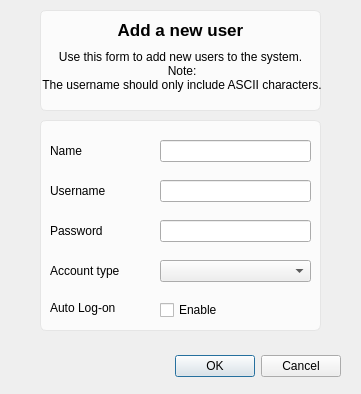
<?xml version="1.0" encoding="UTF-8"?>
<ui version="4.0">
 <class>UserAdder</class>
 <widget class="QDialog" name="UserAdder">
  <property name="geometry">
   <rect>
    <x>0</x>
    <y>0</y>
    <width>361</width>
    <height>394</height>
   </rect>
  </property>
  <property name="minimumSize">
   <size>
    <width>361</width>
    <height>394</height>
   </size>
  </property>
  <property name="maximumSize">
   <size>
    <width>361</width>
    <height>394</height>
   </size>
  </property>
  <property name="windowTitle">
   <string>Dialog</string>
  </property>
  <property name="whatsThis">
   <string/>
  </property>
  <property name="styleSheet">
   <string notr="true">.QGroupBox {
border: 1px solid #e5e5e5;
border-radius: 6px;
background-color: #fbfbfb
}
</string>
  </property>
  <widget class="QDialogButtonBox" name="buttonBox">
   <property name="geometry">
    <rect>
     <x>80</x>
     <y>350</y>
     <width>261</width>
     <height>32</height>
    </rect>
   </property>
   <property name="orientation">
    <enum>Qt::Horizontal</enum>
   </property>
   <property name="standardButtons">
    <set>QDialogButtonBox::Cancel|QDialogButtonBox::Ok</set>
   </property>
  </widget>
  <widget class="QLabel" name="label">
   <property name="geometry">
    <rect>
     <x>50</x>
     <y>180</y>
     <width>91</width>
     <height>21</height>
    </rect>
   </property>
   <property name="text">
    <string>Username</string>
   </property>
  </widget>
  <widget class="QLabel" name="label_2">
   <property name="geometry">
    <rect>
     <x>50</x>
     <y>140</y>
     <width>71</width>
     <height>21</height>
    </rect>
   </property>
   <property name="text">
    <string>Name</string>
   </property>
  </widget>
  <widget class="QLabel" name="label_3">
   <property name="geometry">
    <rect>
     <x>50</x>
     <y>220</y>
     <width>61</width>
     <height>21</height>
    </rect>
   </property>
   <property name="text">
    <string>Password</string>
   </property>
  </widget>
  <widget class="QLabel" name="label_4">
   <property name="geometry">
    <rect>
     <x>50</x>
     <y>260</y>
     <width>81</width>
     <height>21</height>
    </rect>
   </property>
   <property name="text">
    <string>Account type</string>
   </property>
  </widget>
  <widget class="QLabel" name="label_5">
   <property name="geometry">
    <rect>
     <x>50</x>
     <y>300</y>
     <width>81</width>
     <height>16</height>
    </rect>
   </property>
   <property name="text">
    <string>Auto Log-on</string>
   </property>
  </widget>
  <widget class="QLineEdit" name="lineEdit">
   <property name="geometry">
    <rect>
     <x>160</x>
     <y>140</y>
     <width>151</width>
     <height>22</height>
    </rect>
   </property>
  </widget>
  <widget class="QLineEdit" name="username_field">
   <property name="geometry">
    <rect>
     <x>160</x>
     <y>180</y>
     <width>151</width>
     <height>22</height>
    </rect>
   </property>
  </widget>
  <widget class="QLineEdit" name="passowrd_field">
   <property name="geometry">
    <rect>
     <x>160</x>
     <y>220</y>
     <width>151</width>
     <height>22</height>
    </rect>
   </property>
  </widget>
  <widget class="QComboBox" name="role_dropdown">
   <property name="geometry">
    <rect>
     <x>160</x>
     <y>260</y>
     <width>151</width>
     <height>22</height>
    </rect>
   </property>
  </widget>
  <widget class="QCheckBox" name="autologon_checkbox">
   <property name="geometry">
    <rect>
     <x>160</x>
     <y>300</y>
     <width>76</width>
     <height>20</height>
    </rect>
   </property>
   <property name="text">
    <string>Enable</string>
   </property>
  </widget>
  <widget class="QLabel" name="Welcomelabel">
   <property name="geometry">
    <rect>
     <x>0</x>
     <y>20</y>
     <width>361</width>
     <height>20</height>
    </rect>
   </property>
   <property name="font">
    <font>
     <pointsize>13</pointsize>
     <bold>true</bold>
    </font>
   </property>
   <property name="text">
    <string>Add a new user</string>
   </property>
   <property name="alignment">
    <set>Qt::AlignCenter</set>
   </property>
  </widget>
  <widget class="QLabel" name="label_6">
   <property name="geometry">
    <rect>
     <x>10</x>
     <y>40</y>
     <width>341</width>
     <height>61</height>
    </rect>
   </property>
   <property name="font">
    <font/>
   </property>
   <property name="text">
    <string>Use this form to add new users to the system. 
 Note: 
 The username should only include ASCII characters.</string>
   </property>
   <property name="alignment">
    <set>Qt::AlignCenter</set>
   </property>
  </widget>
  <widget class="QGroupBox" name="groupBox">
   <property name="geometry">
    <rect>
     <x>40</x>
     <y>10</y>
     <width>281</width>
     <height>101</height>
    </rect>
   </property>
   <property name="styleSheet">
    <string notr="true">.QGroupBox {
border: 1px solid #e5e5e5;
border-radius: 6px;
background-color: #fbfbfb
}
</string>
   </property>
   <property name="title">
    <string/>
   </property>
  </widget>
  <widget class="QGroupBox" name="groupBox_2">
   <property name="geometry">
    <rect>
     <x>40</x>
     <y>120</y>
     <width>281</width>
     <height>211</height>
    </rect>
   </property>
   <property name="title">
    <string/>
   </property>
  </widget>
  <zorder>groupBox_2</zorder>
  <zorder>groupBox</zorder>
  <zorder>buttonBox</zorder>
  <zorder>label</zorder>
  <zorder>label_2</zorder>
  <zorder>label_3</zorder>
  <zorder>label_4</zorder>
  <zorder>label_5</zorder>
  <zorder>lineEdit</zorder>
  <zorder>username_field</zorder>
  <zorder>passowrd_field</zorder>
  <zorder>role_dropdown</zorder>
  <zorder>autologon_checkbox</zorder>
  <zorder>Welcomelabel</zorder>
  <zorder>label_6</zorder>
 </widget>
 <resources/>
 <connections>
  <connection>
   <sender>buttonBox</sender>
   <signal>accepted()</signal>
   <receiver>UserAdder</receiver>
   <slot>accept()</slot>
   <hints>
    <hint type="sourcelabel">
     <x>248</x>
     <y>254</y>
    </hint>
    <hint type="destinationlabel">
     <x>157</x>
     <y>274</y>
    </hint>
   </hints>
  </connection>
  <connection>
   <sender>buttonBox</sender>
   <signal>rejected()</signal>
   <receiver>UserAdder</receiver>
   <slot>reject()</slot>
   <hints>
    <hint type="sourcelabel">
     <x>316</x>
     <y>260</y>
    </hint>
    <hint type="destinationlabel">
     <x>286</x>
     <y>274</y>
    </hint>
   </hints>
  </connection>
 </connections>
</ui>
